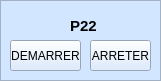
   <widget class="QFrame" name="frame_5">
    <property name="geometry">
     <rect>
      <x>200</x>
      <y>300</y>
      <width>161</width>
      <height>81</height>
     </rect>
    </property>
    <property name="palette">
     <palette>
      <active>
       <colorrole role="WindowText">
        <brush brushstyle="SolidPattern">
         <color alpha="255">
          <red>0</red>
          <green>0</green>
          <blue>0</blue>
         </color>
        </brush>
       </colorrole>
       <colorrole role="Button">
        <brush brushstyle="SolidPattern">
         <color alpha="255">
          <red>211</red>
          <green>230</green>
          <blue>255</blue>
         </color>
        </brush>
       </colorrole>
       <colorrole role="Light">
        <brush brushstyle="SolidPattern">
         <color alpha="255">
          <red>255</red>
          <green>255</green>
          <blue>255</blue>
         </color>
        </brush>
       </colorrole>
       <colorrole role="Midlight">
        <brush brushstyle="SolidPattern">
         <color alpha="255">
          <red>233</red>
          <green>242</green>
          <blue>255</blue>
         </color>
        </brush>
       </colorrole>
       <colorrole role="Dark">
        <brush brushstyle="SolidPattern">
         <color alpha="255">
          <red>105</red>
          <green>115</green>
          <blue>127</blue>
         </color>
        </brush>
       </colorrole>
       <colorrole role="Mid">
        <brush brushstyle="SolidPattern">
         <color alpha="255">
          <red>141</red>
          <green>153</green>
          <blue>170</blue>
         </color>
        </brush>
       </colorrole>
       <colorrole role="Text">
        <brush brushstyle="SolidPattern">
         <color alpha="255">
          <red>0</red>
          <green>0</green>
          <blue>0</blue>
         </color>
        </brush>
       </colorrole>
       <colorrole role="BrightText">
        <brush brushstyle="SolidPattern">
         <color alpha="255">
          <red>255</red>
          <green>255</green>
          <blue>255</blue>
         </color>
        </brush>
       </colorrole>
       <colorrole role="ButtonText">
        <brush brushstyle="SolidPattern">
         <color alpha="255">
          <red>0</red>
          <green>0</green>
          <blue>0</blue>
         </color>
        </brush>
       </colorrole>
       <colorrole role="Base">
        <brush brushstyle="SolidPattern">
         <color alpha="255">
          <red>255</red>
          <green>255</green>
          <blue>255</blue>
         </color>
        </brush>
       </colorrole>
       <colorrole role="Window">
        <brush brushstyle="SolidPattern">
         <color alpha="255">
          <red>211</red>
          <green>230</green>
          <blue>255</blue>
         </color>
        </brush>
       </colorrole>
       <colorrole role="Shadow">
        <brush brushstyle="SolidPattern">
         <color alpha="255">
          <red>0</red>
          <green>0</green>
          <blue>0</blue>
         </color>
        </brush>
       </colorrole>
       <colorrole role="AlternateBase">
        <brush brushstyle="SolidPattern">
         <color alpha="255">
          <red>233</red>
          <green>242</green>
          <blue>255</blue>
         </color>
        </brush>
       </colorrole>
       <colorrole role="ToolTipBase">
        <brush brushstyle="SolidPattern">
         <color alpha="255">
          <red>255</red>
          <green>255</green>
          <blue>220</blue>
         </color>
        </brush>
       </colorrole>
       <colorrole role="ToolTipText">
        <brush brushstyle="SolidPattern">
         <color alpha="255">
          <red>0</red>
          <green>0</green>
          <blue>0</blue>
         </color>
        </brush>
       </colorrole>
       <colorrole role="PlaceholderText">
        <brush brushstyle="SolidPattern">
         <color alpha="128">
          <red>0</red>
          <green>0</green>
          <blue>0</blue>
         </color>
        </brush>
       </colorrole>
      </active>
      <inactive>
       <colorrole role="WindowText">
        <brush brushstyle="SolidPattern">
         <color alpha="255">
          <red>0</red>
          <green>0</green>
          <blue>0</blue>
         </color>
        </brush>
       </colorrole>
       <colorrole role="Button">
        <brush brushstyle="SolidPattern">
         <color alpha="255">
          <red>211</red>
          <green>230</green>
          <blue>255</blue>
         </color>
        </brush>
       </colorrole>
       <colorrole role="Light">
        <brush brushstyle="SolidPattern">
         <color alpha="255">
          <red>255</red>
          <green>255</green>
          <blue>255</blue>
         </color>
        </brush>
       </colorrole>
       <colorrole role="Midlight">
        <brush brushstyle="SolidPattern">
         <color alpha="255">
          <red>233</red>
          <green>242</green>
          <blue>255</blue>
         </color>
        </brush>
       </colorrole>
       <colorrole role="Dark">
        <brush brushstyle="SolidPattern">
         <color alpha="255">
          <red>105</red>
          <green>115</green>
          <blue>127</blue>
         </color>
        </brush>
       </colorrole>
       <colorrole role="Mid">
        <brush brushstyle="SolidPattern">
         <color alpha="255">
          <red>141</red>
          <green>153</green>
          <blue>170</blue>
         </color>
        </brush>
       </colorrole>
       <colorrole role="Text">
        <brush brushstyle="SolidPattern">
         <color alpha="255">
          <red>0</red>
          <green>0</green>
          <blue>0</blue>
         </color>
        </brush>
       </colorrole>
       <colorrole role="BrightText">
        <brush brushstyle="SolidPattern">
         <color alpha="255">
          <red>255</red>
          <green>255</green>
          <blue>255</blue>
         </color>
        </brush>
       </colorrole>
       <colorrole role="ButtonText">
        <brush brushstyle="SolidPattern">
         <color alpha="255">
          <red>0</red>
          <green>0</green>
          <blue>0</blue>
         </color>
        </brush>
       </colorrole>
       <colorrole role="Base">
        <brush brushstyle="SolidPattern">
         <color alpha="255">
          <red>255</red>
          <green>255</green>
          <blue>255</blue>
         </color>
        </brush>
       </colorrole>
       <colorrole role="Window">
        <brush brushstyle="SolidPattern">
         <color alpha="255">
          <red>211</red>
          <green>230</green>
          <blue>255</blue>
         </color>
        </brush>
       </colorrole>
       <colorrole role="Shadow">
        <brush brushstyle="SolidPattern">
         <color alpha="255">
          <red>0</red>
          <green>0</green>
          <blue>0</blue>
         </color>
        </brush>
       </colorrole>
       <colorrole role="AlternateBase">
        <brush brushstyle="SolidPattern">
         <color alpha="255">
          <red>233</red>
          <green>242</green>
          <blue>255</blue>
         </color>
        </brush>
       </colorrole>
       <colorrole role="ToolTipBase">
        <brush brushstyle="SolidPattern">
         <color alpha="255">
          <red>255</red>
          <green>255</green>
          <blue>220</blue>
         </color>
        </brush>
       </colorrole>
       <colorrole role="ToolTipText">
        <brush brushstyle="SolidPattern">
         <color alpha="255">
          <red>0</red>
          <green>0</green>
          <blue>0</blue>
         </color>
        </brush>
       </colorrole>
       <colorrole role="PlaceholderText">
        <brush brushstyle="SolidPattern">
         <color alpha="128">
          <red>0</red>
          <green>0</green>
          <blue>0</blue>
         </color>
        </brush>
       </colorrole>
      </inactive>
      <disabled>
       <colorrole role="WindowText">
        <brush brushstyle="SolidPattern">
         <color alpha="255">
          <red>105</red>
          <green>115</green>
          <blue>127</blue>
         </color>
        </brush>
       </colorrole>
       <colorrole role="Button">
        <brush brushstyle="SolidPattern">
         <color alpha="255">
          <red>211</red>
          <green>230</green>
          <blue>255</blue>
         </color>
        </brush>
       </colorrole>
       <colorrole role="Light">
        <brush brushstyle="SolidPattern">
         <color alpha="255">
          <red>255</red>
          <green>255</green>
          <blue>255</blue>
         </color>
        </brush>
       </colorrole>
       <colorrole role="Midlight">
        <brush brushstyle="SolidPattern">
         <color alpha="255">
          <red>233</red>
          <green>242</green>
          <blue>255</blue>
         </color>
        </brush>
       </colorrole>
       <colorrole role="Dark">
        <brush brushstyle="SolidPattern">
         <color alpha="255">
          <red>105</red>
          <green>115</green>
          <blue>127</blue>
         </color>
        </brush>
       </colorrole>
       <colorrole role="Mid">
        <brush brushstyle="SolidPattern">
         <color alpha="255">
          <red>141</red>
          <green>153</green>
          <blue>170</blue>
         </color>
        </brush>
       </colorrole>
       <colorrole role="Text">
        <brush brushstyle="SolidPattern">
         <color alpha="255">
          <red>105</red>
          <green>115</green>
          <blue>127</blue>
         </color>
        </brush>
       </colorrole>
       <colorrole role="BrightText">
        <brush brushstyle="SolidPattern">
         <color alpha="255">
          <red>255</red>
          <green>255</green>
          <blue>255</blue>
         </color>
        </brush>
       </colorrole>
       <colorrole role="ButtonText">
        <brush brushstyle="SolidPattern">
         <color alpha="255">
          <red>105</red>
          <green>115</green>
          <blue>127</blue>
         </color>
        </brush>
       </colorrole>
       <colorrole role="Base">
        <brush brushstyle="SolidPattern">
         <color alpha="255">
          <red>211</red>
          <green>230</green>
          <blue>255</blue>
         </color>
        </brush>
       </colorrole>
       <colorrole role="Window">
        <brush brushstyle="SolidPattern">
         <color alpha="255">
          <red>211</red>
          <green>230</green>
          <blue>255</blue>
         </color>
        </brush>
       </colorrole>
       <colorrole role="Shadow">
        <brush brushstyle="SolidPattern">
         <color alpha="255">
          <red>0</red>
          <green>0</green>
          <blue>0</blue>
         </color>
        </brush>
       </colorrole>
       <colorrole role="AlternateBase">
        <brush brushstyle="SolidPattern">
         <color alpha="255">
          <red>211</red>
          <green>230</green>
          <blue>255</blue>
         </color>
        </brush>
       </colorrole>
       <colorrole role="ToolTipBase">
        <brush brushstyle="SolidPattern">
         <color alpha="255">
          <red>255</red>
          <green>255</green>
          <blue>220</blue>
         </color>
        </brush>
       </colorrole>
       <colorrole role="ToolTipText">
        <brush brushstyle="SolidPattern">
         <color alpha="255">
          <red>0</red>
          <green>0</green>
          <blue>0</blue>
         </color>
        </brush>
       </colorrole>
       <colorrole role="PlaceholderText">
        <brush brushstyle="SolidPattern">
         <color alpha="128">
          <red>0</red>
          <green>0</green>
          <blue>0</blue>
         </color>
        </brush>
       </colorrole>
      </disabled>
     </palette>
    </property>
    <property name="autoFillBackground">
     <bool>true</bool>
    </property>
    <property name="frameShape">
     <enum>QFrame::StyledPanel</enum>
    </property>
    <property name="frameShadow">
     <enum>QFrame::Raised</enum>
    </property>
    <widget class="QPushButton" name="pushButton_9">
     <property name="geometry">
      <rect>
       <x>10</x>
       <y>40</y>
       <width>71</width>
       <height>31</height>
      </rect>
     </property>
     <property name="text">
      <string>DEMARRER</string>
     </property>
    </widget>
    <widget class="QLabel" name="label_5">
     <property name="geometry">
      <rect>
       <x>70</x>
       <y>10</y>
       <width>31</width>
       <height>31</height>
      </rect>
     </property>
     <property name="font">
      <font>
       <pointsize>11</pointsize>
       <weight>75</weight>
       <bold>true</bold>
      </font>
     </property>
     <property name="text">
      <string>P22</string>
     </property>
    </widget>
    <widget class="QPushButton" name="pushButton_10">
     <property name="geometry">
      <rect>
       <x>90</x>
       <y>40</y>
       <width>61</width>
       <height>31</height>
      </rect>
     </property>
     <property name="text">
      <string>ARRETER</string>
     </property>
    </widget>
   </widget>
